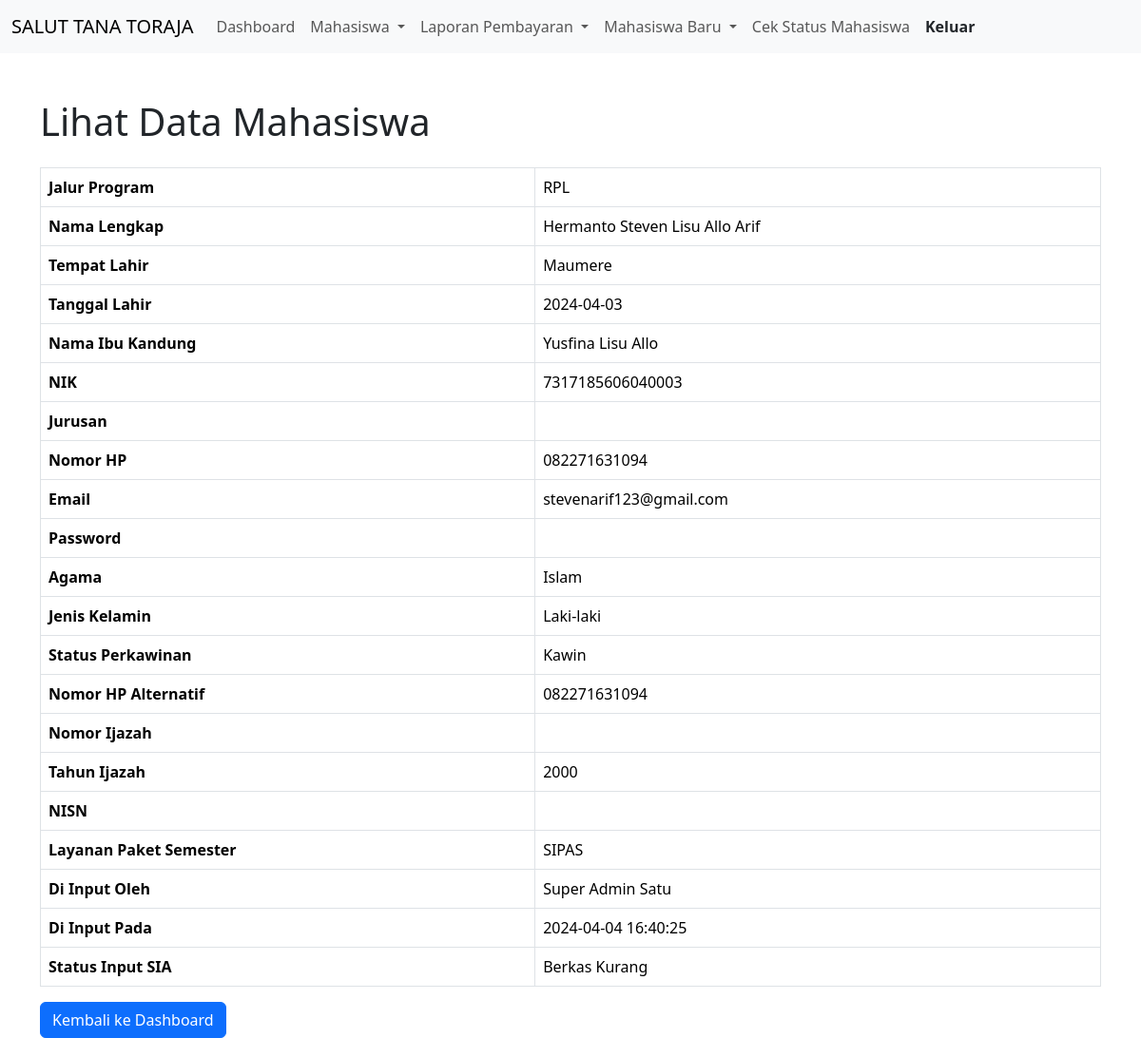
The app's page /admin/maba/lihat_data_mahasiswa.php?No=0 (signed in) with its own data.
### tables this page shows
CREATE TABLE `mahasiswabaru` (
  `No` int(11) NOT NULL,
  `JalurProgram` enum('RPL','Reguler') NOT NULL,
  `NamaLengkap` varchar(100) NOT NULL,
  `TempatLahir` varchar(50) DEFAULT NULL,
  `TanggalLahir` date DEFAULT NULL,
  `NamaIbuKandung` varchar(100) DEFAULT NULL,
  `NIK` varchar(16) DEFAULT NULL,
  `Jurusan` varchar(50) DEFAULT NULL,
  `NomorHP` varchar(15) DEFAULT NULL,
  `Email` varchar(255) DEFAULT NULL,
  `Password` varchar(20) NOT NULL,
  `Agama` varchar(20) NOT NULL,
  `JenisKelamin` varchar(20) NOT NULL,
  `StatusPerkawinan` varchar(20) NOT NULL,
  `NomorHPAlternatif` varchar(15) DEFAULT NULL,
  `NomorIjazah` varchar(20) DEFAULT NULL,
  `TahunIjazah` year(4) DEFAULT NULL,
  `NISN` varchar(10) DEFAULT NULL,
  `LayananPaketSemester` varchar(20) NOT NULL,
  `DiInputOleh` varchar(50) DEFAULT NULL,
  `DiInputPada` datetime DEFAULT current_timestamp(),
  `DiEditPada` datetime NOT NULL DEFAULT current_timestamp(),
  `STATUS_INPUT_SIA` varchar(50) NOT NULL
);

### admin/maba/lihat_data_mahasiswa.php (the view, shortened to what this page needs)
<?php
require_once "../koneksi.php";
$id = $_GET['No'];
$query = "SELECT * FROM mahasiswabaru WHERE No=$id";
$result = mysqli_query($koneksi, $query);
$mahasiswa = mysqli_fetch_assoc($result);
?>
<!DOCTYPE html>
<html lang="en">
<head>
  <link href="https://cdn.jsdelivr.net/npm/bootstrap@5.3.3/dist/css/bootstrap.min.css" rel="stylesheet">
</head>
<body>
<nav class="navbar navbar-expand-lg bg-body-tertiary">
  <div class="container-fluid">
    <a class="navbar-brand" href="#">SALUT TANA TORAJA</a>
    <div class="collapse navbar-collapse" id="navbarNav">
      <ul class="navbar-nav">
        <li class="nav-item">
          <a class="nav-link" aria-current="page" href="../dashboard.php">Dashboard</a>
        </li>
        <li class="nav-item dropdown">
          <a class="nav-link dropdown-toggle" href="../mahasiswa.php" role="button" data-bs-toggle="dropdown" aria-expanded="false">
            Mahasiswa
          </a>
        </li>
        <li class="nav-item dropdown">
          <a class="nav-link dropdown-toggle" href="../laporanbayar" role="button" data-bs-toggle="dropdown" aria-expanded="false">
            Laporan Pembayaran
          </a>
        </li>
        <li class="nav-item dropdown">
          <a class="nav-link dropdown-toggle" role="button" data-bs-toggle="dropdown" aria-expanded="false">
            Mahasiswa Baru
          </a>
        </li>
        <li class="nav-item">
          <a class="nav-link" aria-current="page" href="../cekstatus/pencarian.php">Cek Status Mahasiswa</a>
        </li>
        <li class="nav-item">
          <a class="nav-link btn btn-warning text-dark fw-bold" href="../logout.php">Keluar</a>
        </li>
      </ul>
    </div>
  </div>
</nav>
  <div class="container mt-5">
    <h1 class="mb-4">Lihat Data Mahasiswa</h1>
    <?php if ($mahasiswa): ?>
      <div class="table-responsive">
        <table class="table table-bordered">
          <tr>
            <th>Jalur Program</th>
            <td><?php echo $mahasiswa['JalurProgram']; ?></td>
          </tr>
          <tr>
            <th>Nama Lengkap</th>
            <td><?php echo $mahasiswa['NamaLengkap']; ?></td>
          </tr>
          <tr>
            <th>Tempat Lahir</th>
            <td><?php echo $mahasiswa['TempatLahir']; ?></td>
          </tr>
          <tr>
            <th>Tanggal Lahir</th>
            <td><?php echo $mahasiswa['TanggalLahir']; ?></td>
          </tr>
          <tr>
            <th>Nama Ibu Kandung</th>
            <td><?php echo $mahasiswa['NamaIbuKandung']; ?></td>
          </tr>
          <tr>
            <th>NIK</th>
            <td><?php echo $mahasiswa['NIK']; ?></td>
          </tr>
          <tr>
            <th>Jurusan</th>
            <td><?php echo $mahasiswa['Jurusan']; ?></td>
          </tr>
          <tr>
            <th>Nomor HP</th>
            <td><?php echo $mahasiswa['NomorHP']; ?></td>
          </tr>
          <tr>
            <th>Email</th>
            <td><?php echo $mahasiswa['Email']; ?></td>
          </tr>
          <tr>
            <th>Password</th>
            <td><?php echo $mahasiswa['Password']; ?></td>
          </tr>
          <tr>
            <th>Agama</th>
            <td><?php echo $mahasiswa['Agama']; ?></td>
          </tr>
          <tr>
            <th>Jenis Kelamin</th>
            <td><?php echo $mahasiswa['JenisKelamin']; ?></td>
          </tr>
          <tr>
            <th>Status Perkawinan</th>
            <td><?php echo $mahasiswa['StatusPerkawinan']; ?></td>
          </tr>
          <tr>
            <th>Nomor HP Alternatif</th>
            <td><?php echo $mahasiswa['NomorHPAlternatif']; ?></td>
          </tr>
          <tr>
            <th>Nomor Ijazah</th>
            <td><?php echo $mahasiswa['NomorIjazah']; ?></td>
          </tr>
          <tr>
            <th>Tahun Ijazah</th>
            <td><?php echo $mahasiswa['TahunIjazah']; ?></td>
          </tr>
          <tr>
            <th>NISN</th>
            <td><?php echo $mahasiswa['NISN']; ?></td>
          </tr>
          <tr>
            <th>Layanan Paket Semester</th>
            <td><?php echo $mahasiswa['LayananPaketSemester']; ?></td>
          </tr>
          <tr>
            <th>Di Input Oleh</th>
            <td><?php echo $mahasiswa['DiInputOleh']; ?></td>
          </tr>
          <tr>
            <th>Di Input Pada</th>
            <td><?php echo $mahasiswa['DiInputPada']; ?></td>
          </tr>
          <tr>
            <th>Status Input SIA</th>
            <td><?php echo $mahasiswa['STATUS_INPUT_SIA']; ?></td>
          </tr>
        </table>
      </div>
    <?php else: ?>
      <p>Data mahasiswa tidak ditemukan.</p>
    <?php endif; ?>
    <a href="dashboard.php" class="btn btn-primary">Kembali ke Dashboard</a>
  </div>
</body>
</html>

### records on screen
mahasiswabaru: JalurProgram "RPL", NamaLengkap "Hermanto Steven Lisu Allo Arif", TempatLahir "Maumere", TanggalLahir "2024-04-03", NamaIbuKandung "Yusfina Lisu Allo", NIK "7317185606040003", NomorHP "082271631094", Email "stevenarif123@gmail.com", Agama "Islam", JenisKelamin "Laki-laki", StatusPerkawinan "Kawin", NomorHPAlternatif "082271631094", TahunIjazah "2000", LayananPaketSemester "SIPAS", DiInputOleh "Super Admin Satu", DiInputPada "2024-04-04 16:40:25", STATUS_INPUT_SIA "Berkas Kurang"
